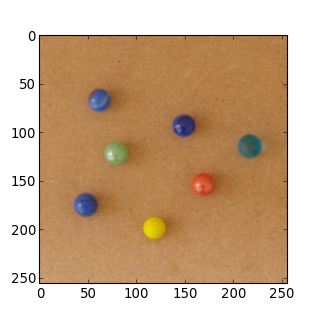
#> input picture PrEi4/image.png, 320 x 320 px, given in place of the camera
$ python camshift.py
#> lines starting #> are read from the running program, lines starting #| are printed output that depends on the picture; after the words box and inside, x2 and y2 are one past the last pixel; in counts of white or black regions, pixels touching at a corner belong together
## Nouveau code ##
from psonic import *
import cv2
import numpy as np
from threading import Thread
import scipy as sp
from scipy import ndimage

### Capture de la video avec la webcam ###

cap = cv2.VideoCapture(0)
ret, image = cap.read()
#> image is the input picture: shape (320, 320, 3); mean B, G, R 146.4, 175.5, 204.2

### on récupere la première image en niveau de gris ###
previous = cv2.cvtColor(image, cv2.COLOR_BGR2GRAY)
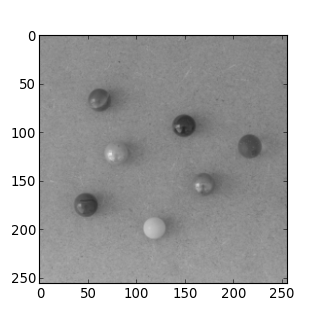
#> previous: shape (320, 320); min 0, max 255, mean 180.8
### on récupere le nombre de points ###
somme_points = previous.shape[0] * previous.shape[1]
#> somme_points = 102400

### Variable global ###
tx = 0.3
lower_blue = np.array([70, 50, 50])  # teinte basse du bleu
upper_blue = np.array([150, 200, 255])  # teinte haute du bleu

def rectangle(p1,p2,color):
    cv2.rectangle(frame, p1, p2, color, thickness=2, lineType=1)

def text(note,point):
    txt=cv2.putText(frame, note, point, 2, 1 / 2, (0, 0, 0), 2, cv2.LINE_4)
    cv2.flip(txt, 1)
def cercle(centre,rayon,color,thickeness):
    cv2.circle(frame, centre, rayon, color, thickness=thickeness, lineType=2)

def AffichageSpirale():

    cercle((320, 240), 10, (255, 255, 255),-5)
    cercle((320, 240), 110, (255, 0, 0),2)
    cercle((320, 240), 160, (0, 255, 255),2)
    cercle((320, 240), 210, (0, 0, 255),2)

    rectangle((310, 20), (330, 40), (0, 0, 255))
    rectangle((450, 90), (470, 110), (0, 0, 255))
    rectangle((500, 260), (520, 280), (0, 0, 255))
    rectangle((400, 395), (420, 415), (0, 0, 255))
    rectangle((230, 390), (250, 410), (0, 0, 255))
    rectangle((145, 275), (165, 295), (0, 0, 255))
    rectangle((195, 110), (215, 130), (0, 0, 255))
    rectangle((310, 70), (330, 90), (0, 255, 255))
    rectangle((410, 120), (430, 140), (0, 255, 255))
    rectangle((450, 250), (470, 270), (0, 255, 255))
    rectangle((370, 350), (390, 370), (0, 255, 255))
    rectangle((255, 345), (275, 365), (0, 255, 255))
    rectangle((197, 260), (217, 280), (0, 255, 255))
    rectangle((230, 150), (250, 170), (0, 255, 255))
    rectangle((310, 120), (330, 140), (255, 0, 0))

    rectangle((550, 300), (620, 340), (0, 255, 255))

def AffichageDP():

    rectangle((550, 20), (620, 60), (0, 0, 255))
    rectangle((550, 70), (620, 110), (0, 0, 255))
    rectangle((550, 120), (620, 160), (0, 0, 255))
    rectangle((550, 170), (620, 210), (0, 0, 255))


def AffichageNotes():

    text("DO", (310, 15))  # C
    text("SI", (480, 90))  # D
    text("LA", (540, 280))  # E
    text("SOL", (420, 440))  # F
    text("FA", (210, 450))  # G
    text("MI", (95, 310))  # A
    text("RE", (140, 100))  # B


## Pour chaque frame ##

while (1):

    ret, frame = cap.read()  # on récupère la frame


    ## Si le frame est ok ##
    if ret:

        hsv = cv2.cvtColor(frame, cv2.COLOR_BGR2HSV)
#> hsv: shape (320, 320, 3); mean H, S, V 10.7, 84.8, 205.1

        # Mask pour récupérer l’image qu’avec les composantes de bleu
        mask = cv2.inRange(hsv, lower_blue, upper_blue)
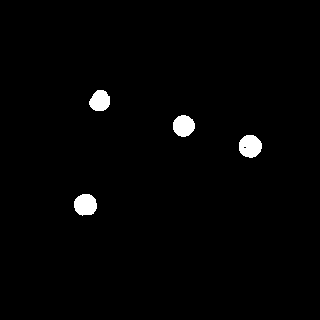
#> mask: shape (320, 320); 1.5% white; 4 white regions, box (x1, y1, x2, y2) and area: (239, 135, 262, 158) 415, (74, 194, 97, 216) 402, (173, 115, 195, 137) 375, (89, 90, 110, 111) 343
        previous = np.copy(mask)

        # Permet de joindre deux tableaux, et donc de rajouter la couleur sur le mask
        res = cv2.bitwise_and(frame, frame, mask=mask)

        # On cherche à savoir si il y a assez de points bleu
        somme_points_blancs = np.sum(mask)
#> somme_points_blancs = 391425
        taux = float(somme_points_blancs) / float(somme_points)
#> taux = 3.82

        if taux > tx:
            x, y = np.where(mask)  ## donne les indices dans le tableau mask du barycentre des points
#> x = 1535 values from 90 to 215; y = 1535 values, max 261 at index 871, min 74 at index 1246, mean 156.8
            x_c, y_c = np.mean(x), np.mean(y)  # donne les coordonnées
#> x_c = 146.1; y_c = 156.8
            cercle((int(np.round(y_c)), int(np.round(x_c))), 20, (108, 0, 46),-8)

            AffichageSpirale()
#> in rectangle, `cv2.rectangle(frame, p1, p2, color, thickness=2, lineType=1)`: frame: shape (320, 320, 3); mean B, G, R 145.1, 171.6, 202.5
#> in rectangle (call 8), `cv2.rectangle(frame, p1, p2, color, thickness=2, lineType=1)`: frame: shape (320, 320, 3); mean B, G, R 144.4, 170.9, 202.8
#> in rectangle (call 14), `cv2.rectangle(frame, p1, p2, color, thickness=2, lineType=1)`:
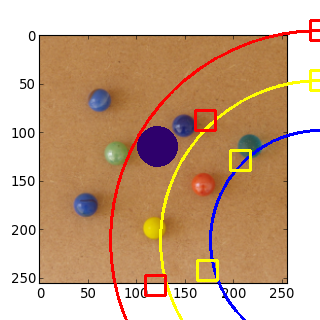
#> frame: shape (320, 320, 3); mean B, G, R 143.9, 171.5, 203.2
#> in rectangle (call 15), `cv2.rectangle(frame, p1, p2, color, thickness=2, lineType=1)`: frame: shape (320, 320, 3); 0.1% of pixels changed, all inside (x1, y1, x2, y2) = (309, 119, 320, 142)
            AffichageDP()

            #### SPIRALE NOTES ####

            if (x_c>20 and x_c<40 and y_c>310 and y_c<330):
                run("""
                    play :C3
                    live_loop :foo do
                          use_real_time
                          a, b, c = sync "/osc/trigger/prophet"
                          synth :prophet, note: a, cutoff: b, sustain: c
                end """)

                run("""live_loop :foo do
                          use_real_time
                          a, b, c, d = sync "/osc/trigger/mod_fm"
                          synth :mod_fm, note: a, cutoff: b, sustain: c,release: d
                        end """)
            if (x_c > 90 and x_c < 110 and y_c > 450 and y_c < 470 ):
                run("""
                                    play :D3
                                    live_loop :foo do
                                          use_real_time
                                          a, b, c = sync "/osc/trigger/prophet"
                                          synth :prophet, note: a, cutoff: b, sustain: c
                                end """)

                run("""live_loop :foo do
                                          use_real_time
                                          a, b, c, d = sync "/osc/trigger/mod_fm"
                                          synth :mod_fm, note: a, cutoff: b, sustain: c,release: d
                                        end """)
            if (x_c > 260 and x_c < 280 and y_c > 500 and y_c < 520 ):
                run("""
                                    play :E3
                                    live_loop :foo do
                                          use_real_time
                                          a, b, c = sync "/osc/trigger/prophet"
                                          synth :prophet, note: a, cutoff: b, sustain: c
                                end """)

                run("""live_loop :foo do
                                          use_real_time
                                          a, b, c, d = sync "/osc/trigger/mod_fm"
                                          synth :mod_fm, note: a, cutoff: b, sustain: c,release: d
                                        end """)
            if (x_c > 395 and x_c < 415 and y_c > 400 and y_c < 420):
                run("""
                                    play :F3
                                    live_loop :foo do
                                          use_real_time
                                          a, b, c = sync "/osc/trigger/prophet"
                                          synth :prophet, note: a, cutoff: b, sustain: c
                                end """)

                run("""live_loop :foo do
                                          use_real_time
                                          a, b, c, d = sync "/osc/trigger/mod_fm"
                                          synth :mod_fm, note: a, cutoff: b, sustain: c,release: d
                                        end """)
            if (x_c > 390 and x_c < 410 and y_c > 230 and y_c < 250):
                run("""
                                    play :G3
                                    live_loop :foo do
                                          use_real_time
                                          a, b, c = sync "/osc/trigger/prophet"
                                          synth :prophet, note: a, cutoff: b, sustain: c
                                end """)

                run("""live_loop :foo do
                                          use_real_time
                                          a, b, c, d = sync "/osc/trigger/mod_fm"
                                          synth :mod_fm, note: a, cutoff: b, sustain: c,release: d
                                        end """)
            if (x_c > 275 and x_c < 295 and y_c > 145 and y_c < 165):
                run("""
                                    play :A3
                                    live_loop :foo do
                                          use_real_time
                                          a, b, c = sync "/osc/trigger/prophet"
                                          synth :prophet, note: a, cutoff: b, sustain: c
                                end """)

                run("""live_loop :foo do
                                          use_real_time
                                          a, b, c, d = sync "/osc/trigger/mod_fm"
                                          synth :mod_fm, note: a, cutoff: b, sustain: c,release: d
                                        end """)
            if (x_c > 110 and x_c < 130 and y_c > 195 and y_c < 215):
                run("""
                                    play :B3
                                    live_loop :foo do
                                          use_real_time
                                          a, b, c = sync "/osc/trigger/prophet"
                                          synth :prophet, note: a, cutoff: b, sustain: c
                                end """)

                run("""live_loop :foo do
                                          use_real_time
                                          a, b, c, d = sync "/osc/trigger/mod_fm"
                                          synth :mod_fm, note: a, cutoff: b, sustain: c,release: d
                                        end """)
            if (x_c > 70 and x_c < 90 and y_c > 310 and y_c < 330):
                run("""
                                        play :C4
                                        live_loop :foo do
                                              use_real_time
                                              a, b, c = sync "/osc/trigger/prophet"
                                              synth :prophet, note: a, cutoff: b, sustain: c
                                    end """)

                run("""live_loop :foo do
                                              use_real_time
                                              a, b, c, d = sync "/osc/trigger/mod_fm"
                                              synth :mod_fm, note: a, cutoff: b, sustain: c,release: d
                                            end """)
            if (x_c > 120 and x_c < 140 and y_c > 410 and y_c < 430 ):
                run("""
                                            play :D4
                                            live_loop :foo do
                                                  use_real_time
                                                  a, b, c = sync "/osc/trigger/prophet"
                                                  synth :prophet, note: a, cutoff: b, sustain: c
                                        end """)

                run("""live_loop :foo do
                                                  use_real_time
                                                  a, b, c, d = sync "/osc/trigger/mod_fm"
                                                  synth :mod_fm, note: a, cutoff: b, sustain: c,release: d
                                                end """)
            if (x_c > 250 and x_c < 270 and y_c > 450 and y_c < 470):
                run("""
                                                play :E4
                                                live_loop :foo do
                                                      use_real_time
                                                      a, b, c = sync "/osc/trigger/prophet"
                                                      synth :prophet, note: a, cutoff: b, sustain: c
                                            end """)

                run("""live_loop :foo do
                                                      use_real_time
                                                      a, b, c, d = sync "/osc/trigger/mod_fm"
                                                      synth :mod_fm, note: a, cutoff: b, sustain: c,release: d
                                                    end """)
            if (x_c > 350 and x_c < 370 and y_c > 370 and y_c < 390):
                run("""
                                                    play :F4
                                                    live_loop :foo do
                                                          use_real_time
                                                          a, b, c = sync "/osc/trigger/prophet"
                                                          synth :prophet, note: a, cutoff: b, sustain: c
                                                end """)

                run("""live_loop :foo do
                                                          use_real_time
                                                          a, b, c, d = sync "/osc/trigger/mod_fm"
                                                          synth :mod_fm, note: a, cutoff: b, sustain: c,release: d
                                                    end """)
            if (x_c > 345 and x_c < 365 and y_c > 255 and y_c < 275):
                run("""
                                                        play :G4
                                                        live_loop :foo do
                                                              use_real_time
                                                              a, b, c = sync "/osc/trigger/prophet"
                                                              synth :prophet, note: a, cutoff: b, sustain: c
                                                    end """)

                run("""live_loop :foo do
                                                              use_real_time
                                                              a, b, c, d = sync "/osc/trigger/mod_fm"
                                                              synth :mod_fm, note: a, cutoff: b, sustain: c,release: d
                                                            end """)
            if (x_c > 260 and x_c < 280 and y_c > 197 and y_c < 217 ):
                run("""
                                                            play :A4
                                                            live_loop :foo do
                                                                  use_real_time
                                                                  a, b, c = sync "/osc/trigger/prophet"
                                                                  synth :prophet, note: a, cutoff: b, sustain: c
                                                        end """)

                run("""live_loop :foo do
                                                                  use_real_time
                                                                  a, b, c, d = sync "/osc/trigger/mod_fm"
                                                                  synth :mod_fm, note: a, cutoff: b, sustain: c,release: d
                                                                end """)
            if (x_c > 150 and x_c < 170 and y_c > 230 and y_c < 250 ):
                run("""
                                                                play :B4
                                                                live_loop :foo do
                                                                      use_real_time
                                                                      a, b, c = sync "/osc/trigger/prophet"
                                                                      synth :prophet, note: a, cutoff: b, sustain: c
                                                            end """)

                run("""live_loop :foo do
                                                                      use_real_time
                                                                      a, b, c, d = sync "/osc/trigger/mod_fm"
                                                                      synth :mod_fm, note: a, cutoff: b, sustain: c,release: d
                                                                    end """)
            if (x_c > 120 and x_c < 140 and y_c > 310 and y_c < 330):
                run("""
                                                                play :C5
                                                                live_loop :foo do
                                                                      use_real_time
                                                                      a, b, c = sync "/osc/trigger/prophet"
                                                                      synth :prophet, note: a, cutoff: b, sustain: c
                                                            end """)

                run("""live_loop :foo do
                                                                      use_real_time
                                                                      a, b, c, d = sync "/osc/trigger/mod_fm"
                                                                      synth :mod_fm, note: a, cutoff: b, sustain: c,release: d
                                                                    end """)


            #### DAFT PUNK ####

            if (x_c > 20 and x_c < 60 and y_c > 550 and y_c < 620 and one1==True):
                run("""
                        use_bpm 123

                        sample "C:/Users/Nathan/Documents/GitHub/Projet-Musique/Projet-Musique/PrEi4/samples/Harder.wav"

                        """)

                run("""live_loop :foo do
                                                              use_real_time
                                                              a, b, c, d = sync "/osc/trigger/mod_fm"
                                                              synth :mod_fm, note: a, cutoff: b, sustain: c,release: d
                                                            end """)
                one1 = False
            if (x_c > 70 and x_c < 110 and y_c > 550 and y_c < 620 and one2==True):
                run("""
                            use_bpm 123

                            sample "C:/Users/Nathan/Documents/GitHub/Projet-Musique/Projet-Musique/PrEi4/samples/Better.wav"
                        """)
                run("""live_loop :foo do
                                                                              use_real_time
                                                                              a, b, c, d = sync "/osc/trigger/mod_fm"
                                                                              synth :mod_fm, note: a, cutoff: b, sustain: c,release: d
                                                                            end """)
                one2 = False
            if (x_c > 120 and x_c < 160 and y_c > 550 and y_c < 620 and one3==True):
                run("""
                        use_bpm 123

                        sample "C:/Users/Nathan/Documents/GitHub/Projet-Musique/Projet-Musique/PrEi4/samples/Faster.wav"
                        """)

                run("""live_loop :foo do
                                                              use_real_time
                                                              a, b, c, d = sync "/osc/trigger/mod_fm"
                                                              synth :mod_fm, note: a, cutoff: b, sustain: c,release: d
                                                            end """)
                one3 = False
            if (x_c > 170 and x_c < 210 and y_c > 550 and y_c < 620 and one4==True):
                run("""
                        use_bpm 123

                        sample "C:/Users/Nathan/Documents/GitHub/Projet-Musique/Projet-Musique/PrEi4/samples/Stronger.wav"
                        """)

                run("""live_loop :foo do
                                                              use_real_time
                                                              a, b, c, d = sync "/osc/trigger/mod_fm"
                                                              synth :mod_fm, note: a, cutoff: b, sustain: c,release: d
                                                            end """)
                one4 = False
            if (y_c < 550 or x_c > 210):
                print("coucou")
                one1 = True
                one2 = True
                one3 = True
                one4 = True

            frame = cv2.flip(frame, 1)
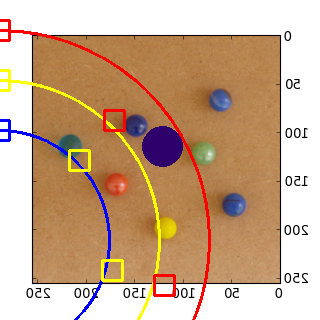
#> frame: shape (320, 320, 3); mean B, G, R 143.9, 171.3, 203

            AffichageNotes()

            text("HARDER", (30, 40))
            text("BETTER", (30, 90))
            text("FASTER", (30, 140))
            text("STRONGER", (30, 190))
#> in text (call 11), `txt=cv2.putText(frame, note, point, 2, 1 / 2, (0, 0, 0), 2, cv2.LINE_4)`:
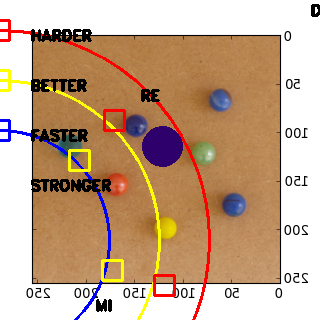
#> txt: shape (320, 320, 3); mean B, G, R 141.2, 167.7, 198.2

            cv2.imshow('FRAME', frame)
            cv2.imshow('RES', res)

        else:


            frame = cv2.flip(frame, 1)
            txt = cv2.putText(frame, "Pour commencer a jouer, dispose le bouchon devant toi !", (100, 200), 2, 1 / 2, (255, 0, 0), 2, cv2.LINE_4)
            cv2.imshow('FRAME', frame)
            cv2.imshow('RES', res)


        k = cv2.waitKey(5) & 0xFF
#> (key Esc is pressed here)
        if k == 5:
            break
stop()
cv2.destroyAllWindows()
cap.release()

$ run again, on PrEi4/Ã¿.jpg
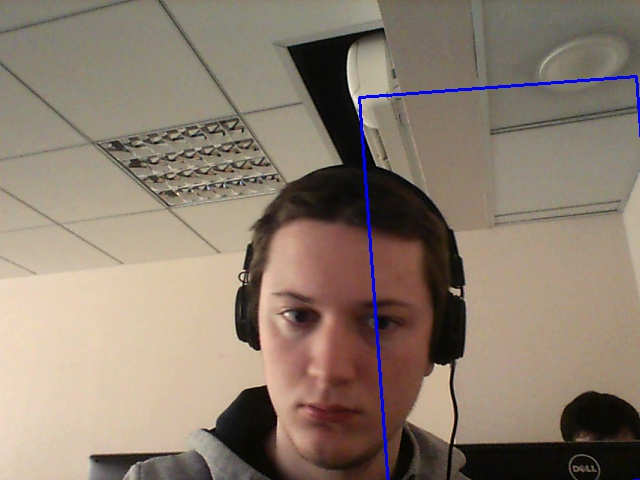
#> input picture PrEi4/Ã¿.jpg, 640 x 480 px, given in place of the camera
#> image is the input picture: shape (480, 640, 3); mean B, G, R 110.6, 124.9, 140
#> hsv: shape (480, 640, 3); mean H, S, V 21.6, 64.2, 141.6
#> `mask = cv2.inRange(hsv, lower_blue, upper_blue)`:
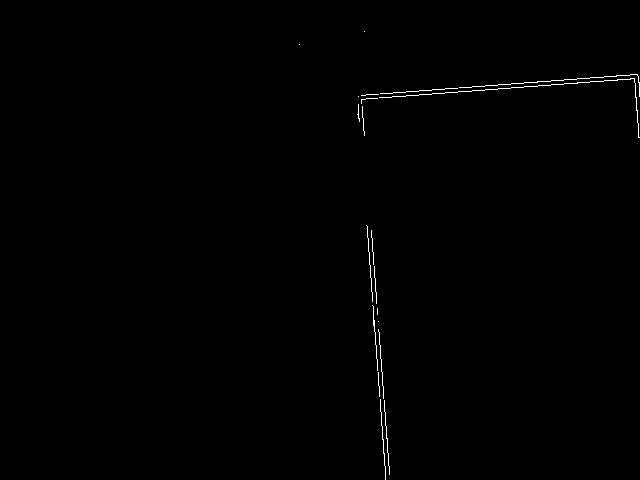
#> mask: shape (480, 640); 0.38% white in thin lines or dots, all inside (x1, y1, x2, y2) = (299, 31, 640, 480)
#> somme_points_blancs = 300645
#> taux = 0.979
#> x = 1179 values from 31 to 479; y = 1179 values, max 639 at index 190, min 299 at index 1, mean 452.8
#> x_c = 198.5; y_c = 452.8
#> in text (call 5), `txt=cv2.putText(frame, note, point, 2, 1 / 2, (0, 0, 0), 2, cv2.LINE_4)`:
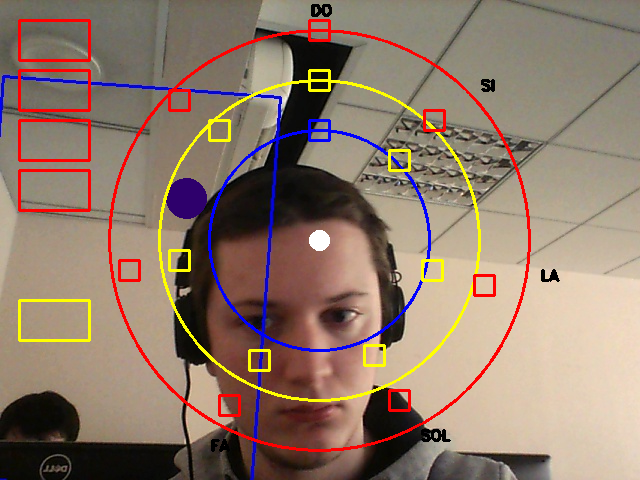
#> txt: shape (480, 640, 3); mean B, G, R 106.9, 122.3, 143.5
